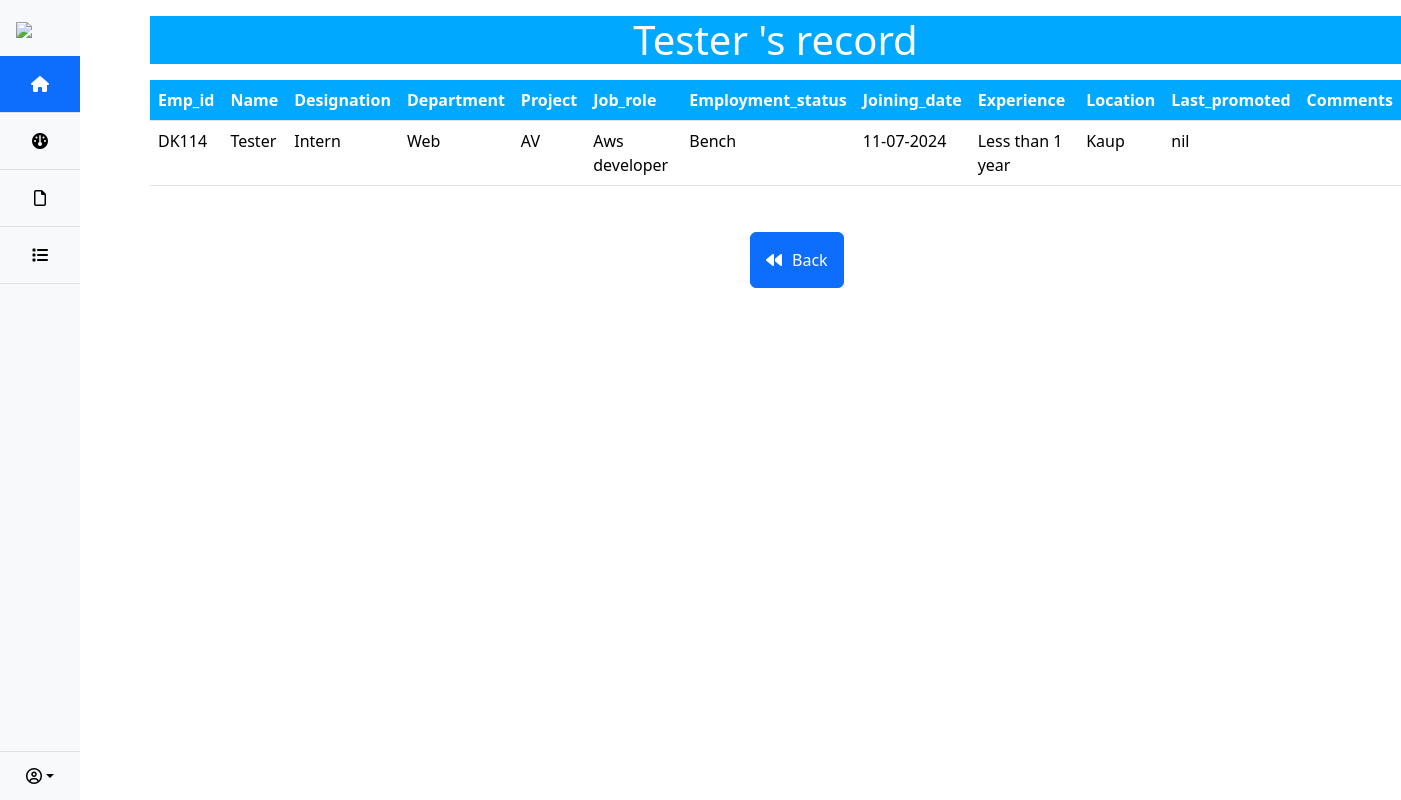
Screenshot of /view/1 with the database file from the repository.
### app.py (models this page shows)
class Employee(db.Model):
    Sno = db.Column(db.Integer, primary_key=True, autoincrement=True)
    Emp_id = db.Column(db.String(500))
    Name = db.Column(db.String(500))
    Designation = db.Column(db.String(500))
    Department = db.Column(db.String(500))
    Project = db.Column(db.String(500))
    Job_role = db.Column(db.String(500))
    Employment_status = db.Column(db.String(500))
    Joining_date = db.Column(db.String(500))
    Experience = db.Column(db.String(500))
    Location = db.Column(db.String(500))
    Last_promoted = db.Column(db.String(500))
    Comments = db.Column(db.String(500))
    employee_status=db.Column(db.String(500))

### app.py (the view)
@app.route("/view/<int:sno>")
def view(sno):
    data=Employee.query.filter_by(Sno=sno).first()
    return render_template("view.html",data=data)

### app.py (called while the page is built)
@app.context_processor
def inject_total_employees():
    total_employees,active_employees,resigned_employees,total_resumes,hr_selected,current_year_count, last_year_count,Chennai_employees_count,kollu_employees_count,kaup_employees_count,tn_palyam_count=dashboard_function()
    return dict(total_employees=total_employees,active_employees=active_employees,resigned_employees=resigned_employees,total_resumes=total_resumes,hr_selected=hr_selected,current_year_count=current_year_count, last_year_count=last_year_count,Chennai_employees_count=Chennai_employees_count,kollu_employees_count=kollu_employees_count,kaup_employees_count=kaup_employees_count,tn_palyam_count=tn_palyam_count)

### templates/view.html (shortened to what this page needs)
<!DOCTYPE html>
<html lang="en">
<head>
    <link href="https://cdn.jsdelivr.net/npm/bootstrap@5.3.2/dist/css/bootstrap.min.css" rel="stylesheet">
    <link rel="stylesheet" href="{{ url_for('static', filename='view1.css') }}">
</head>
<body>
  <div style="display: flex;">
    {% include 'sidemenu.html'%}
    <div style="margin-left: 150px;">
      <h1 class="my-3 heading"><center>{{data.Name}}'s record</center></h1>
   <table class="table my-3">
    <thead>
      <tr>
        <th scope="col" class="table_header">Emp_id</th>
        <th scope="col" class="table_header">Name</th>
        <th scope="col" class="table_header">Designation</th>
        <th scope="col" class="table_header">Department</th>
        <th scope="col" class="table_header">Project</th>
        <th scope="col" class="table_header">Job_role</th>
        <th scope="col" class="table_header">Employment_status</th>
        <th scope="col" class="table_header">Joining_date</th>
        <th scope="col" class="table_header">Experience</th>
        <th scope="col" class="table_header">Location</th>
        <th scope="col" class="table_header">Last_promoted</th>
        <th scope="col" class="table_header">Comments</th>
      </tr>
    </thead>
    <tbody>
        <tr>
            <td>{{data.Emp_id}}</td>
            <td id="Name">{{data.Name}}</td>
            <td>{{data.Designation}}</td>
            <td>{{data.Department}}</td>
            <td>{{data.Project}}</td>
            <td>{{data.Job_role}}</td>
            <td>{{data.Employment_status}}</td>
            <td>{{data.Joining_date}}</td>
            <td>{{data.Experience}}</td>
            <td>{{data.Location }}</td>
            <td>{{data.Last_promoted }}</td>
            <td>{{data.Comments}}</td>
        </tr>
    </tbody>
    </table>
    <a class="btn btn-primary" href="/home" style="color:white; padding:10px ;margin-top:30px; margin-left:600px;"><div style="display: flex; justify-content: space-between; padding:5px;">
      <div>
        <i class="fa-solid fa-backward" style="margin-right: 10px;"></i>
      </div>
      <div>
        Back
      </div>
    </div></a>
    </div>
  </div>
</body>
</html>

### static/view1.css (style rules this page uses)
.table .table_header { background-color:#00A9FF; color:white; }
.heading { background-color:#00A9FF; color:white; }

### rows the page displays
Employee: Name "Tester", Emp_id "DK114", Designation "Intern", Department "Web", Project "AV", Job_role "Aws developer", Employment_status "Bench", Joining_date "11-07-2024", Experience "Less than 1 year", Location "Kaup", Last_promoted "nil"
